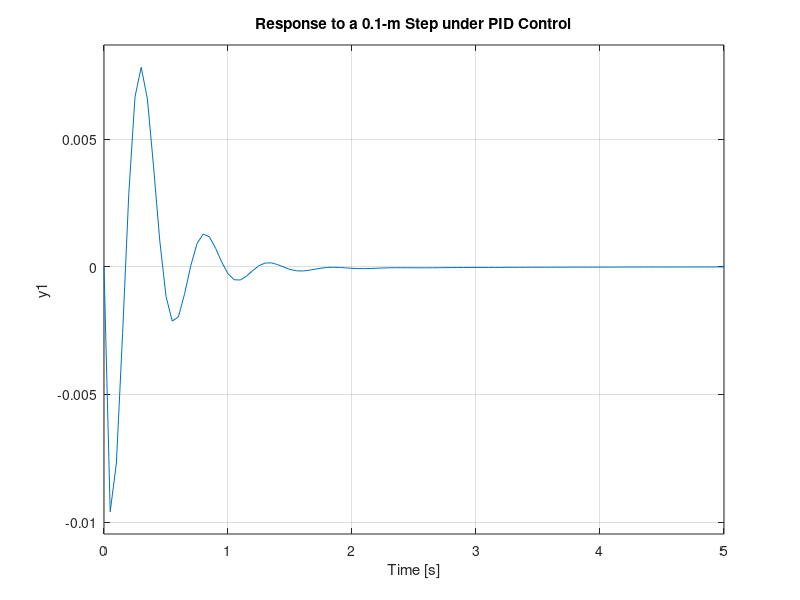
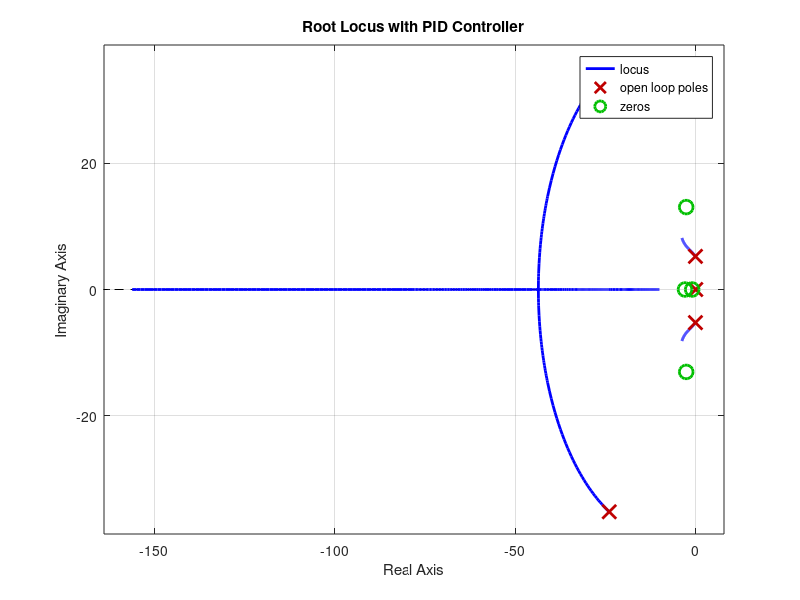

Here is the MATLAB script that generated these plots, in order: (Note: this script raises an error after producing the figures.)
m1 = 2500;
m2 = 320;
k1 = 80000;
k2 = 500000;
b1 = 350;
b2 = 15020;

nump=[(m1+m2) b2 k2];
denp=[(m1*m2) (m1*(b1+b2))+(m2*b1) (m1*(k1+k2))+(m2*k1)+(b1*b2) (b1*k2)+(b2*k1) k1*k2];
G1=tf(nump,denp);

num1=[-(m1*b2) -(m1*k2) 0 0];
den1=[(m1*m2) (m1*(b1+b2))+(m2*b1) (m1*(k1+k2))+(m2*k1)+(b1*b2) (b1*k2)+(b2*k1) k1*k2];
G2=tf(num1,den1);

numf=num1;
denf=nump;
F=tf(numf,denf);

%------------------------------------------------------------------------------------------------

Kd = 208025;
Kp = 832100;
Ki = 624075;
C = pid(Kp,Ki,Kd);

%------------------------------------------------------------------------------------------------

sys_cl=F*feedback(G1,C);

%------------------------------------------------------------------------------------------------

% Plotting system response for PID Contol
figure(1)
t=0:0.05:5;
step(0.1*sys_cl,t)
title('Response to a 0.1-m Step under PID Control')

%------------------------------------------------------------------------------------------------

z1=1;
z2=3;
p1=0;
s = tf('s');
C = ((s+z1)*(s+z2))/(s+p1);
figure(2)
rlocus(C*G1)
title('Root Locus with PID Controller')

%------------------------------------------------------------------------------------------------

[k,poles]=rlocfind(C*G1)

Kd=2*Kd;
Kp=2*Kp;
Ki=2*Ki;
C=pid(Kp,Ki,Kd);
sys_cl=F*feedback(G1,C);
figure(3)
step(0.1*sys_cl,t)
title('Response to a 0.1-m Step w/ High-Gain PID')
